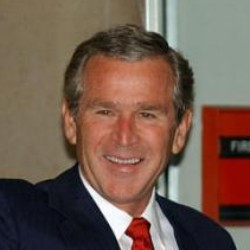
#> input picture data/g_bush_01.jpg, 250 x 250 px, found by its file name
$ python initial_lighting_and_shape_estimation.py
#> lines starting #> are read from the running program, lines starting #| are printed output that depends on the picture
#%%
import numpy as np
import cv2


def ilase(img, num_images = 1):

    def getM(img):
        """This function stores all images into one matrix. It converts the images
        to grayscale to reduce the dimensionality.

        :param imagesFolder:
        :type imagesFolder:

        :return M:
        :rtype M:
        """
        image = cv2.imread(img)
#> image is the input picture: shape (250, 250, 3); mean B, G, R 78.7, 91.4, 114.5

        image = cv2.cvtColor(image, cv2.COLOR_BGR2GRAY) # convert image to grayscale
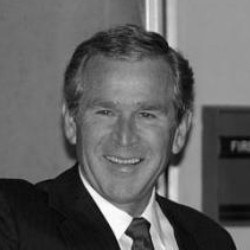
#> image: shape (250, 250); min 5, max 255, mean 96.9


        return print(image), print(image.shape)
#> (printed output is left out)

    M = getM(img)

#> (the run stopped early here; a loop or call above may not have finished)
